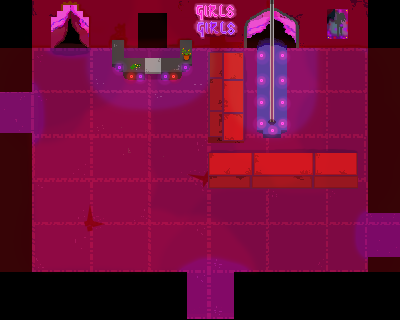

A 2D game scene composited from a Tiled map and its tileset images. What follows is a short description and the map's XML, with each tile layer's data collapsed to a summary:
An orthogonal 25x20 tile map with 16x16 px tiles, 4 tile layers (Suelo, Aire, Paredes, Clinetes), 4 tilesets and 16 objects (2x Left, 2x Down, 2x Right, 2x Up, Tienda, ...).

<map version="1.0" tiledversion="1.0.3" orientation="orthogonal" renderorder="right-down" width="25" height="20" tilewidth="16" tileheight="16" nextobjectid="67">
 <tileset firstgid="1" source="../../tileset/city.tsx" />
 <tileset firstgid="257" source="../../tileset/puti.tsx" />
 <tileset firstgid="757" source="../../tileset/putiSinPuertas.tsx" />
 <tileset firstgid="1257" source="../../tileset/clientes.tsx" />
 <layer name="Suelo" width="25" height="20">
  <data>[500 cells, 500 non-empty, 500 distinct tile ids]</data>
 </layer>
 <layer name="Aire" width="25" height="20">
  <data>[500 cells, 6 non-empty, 1 distinct tile ids]</data>
 </layer>
 <layer name="Paredes" width="25" height="20">
  <data>[500 cells, 257 non-empty, 144 distinct tile ids]</data>
 </layer>
 <layer name="Clinetes" width="25" height="20">
  <data>[500 cells, 38 non-empty, 38 distinct tile ids]</data>
 </layer>
 <objectgroup name="Puertas">
  <object id="41" name="Left" x="14.75" y="90.5" width="19" height="45.5" />
  <object id="45" name="Down" x="181.25" y="271.75" width="63" height="19.5" />
  <object id="44" name="Right" x="367.75" y="213" width="16.5" height="43" />
  <object id="42" name="Up" x="50" y="35.75" width="40" height="17.9167" />
 </objectgroup>
 <objectgroup name="Entradas">
  <object id="47" name="Up" gid="255" x="64" y="80" width="16" height="16" />
  <object id="48" name="Left" gid="255" x="48" y="112" width="16" height="16" />
  <object id="49" name="Down" gid="255" x="176" y="240" width="16" height="16" />
  <object id="50" name="Right" gid="255" x="320" y="224" width="16" height="16" />
 </objectgroup>
 <objectgroup name="Animados">
  <object id="51" name="Tienda" x="120.5" y="54.25" width="64.75" height="43.5" />
  <object id="52" name="ChicaFumando" x="192" y="160" width="16" height="32" />
  <object id="53" name="MadamP" x="138" y="41" width="16" height="16" />
  <object id="54" name="BlackLove" x="47" y="160" width="16" height="48" />
  <object id="61" name="SafeSex" x="336" y="160" width="16" height="32" />
  <object id="62" name="Stripper" gid="1346" x="256" y="0" width="16" height="16" />
  <object id="63" name="Clientes" gid="1346" x="224" y="48" width="16" height="16" />
  <object id="66" name="Heal" x="168.625" y="156.25" width="64.75" height="43.5" visible="0" />
 </objectgroup>
</map>
